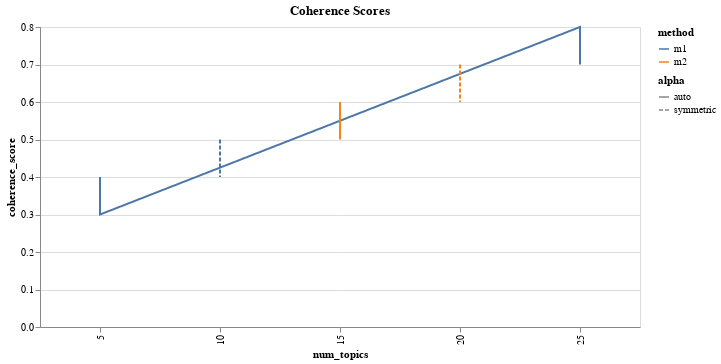

Notebook source saved alongside this figure:
### Code cell
import pandas as pd
import altair as alt

# Sample dataframe
df = pd.DataFrame({
    'num_topics': [5, 10, 15, 20, 25],
    'coherence_scores_umass': [0.4, 0.5, 0.6, 0.7, 0.8],
    'coherence_scores_cv': [0.3, 0.4, 0.5, 0.6, 0.7],
    'method': ['m1', 'm1', 'm2', 'm2', 'm1'],
    'alpha': ['auto', 'symmetric', 'auto', 'symmetric', 'auto'],
    'eta': ['auto', 'auto', 'symmetric', 'symmetric', 'auto']
})

# Melt the dataframe for easier plotting
df_melted = df.melt(id_vars=['num_topics', 'method', 'alpha', 'eta'], 
                    value_vars=['coherence_scores_umass', 'coherence_scores_cv'], 
                    var_name='coherence_metric', value_name='coherence_score')

# Create Altair plot
line = alt.Chart(df_melted).mark_line().encode(
    x='num_topics:O',
    y='coherence_score:Q',
    color='method:N',
    strokeDash='alpha:N',
    detail='eta:N'
).properties(
    width=600,
    height=300,
    title='Coherence Scores'
)

line

### Figure 1 — Vega-Lite specification as saved in the notebook (floating-point values rounded to 4 significant figures)
{"config": {"view": {"continuousWidth": 300, "continuousHeight": 300}}, "data": {"name": "data-3b125805bb31883908e316ccaeebe735"}, "mark": {"type": "line"}, "encoding": {"color": {"field": "method", "type": "nominal"}, "detail": {"field": "eta", "type": "nominal"}, "strokeDash": {"field": "alpha", "type": "nominal"}, "x": {"field": "num_topics", "type": "ordinal"}, "y": {"field": "coherence_score", "type": "quantitative"}}, "height": 300, "title": "Coherence Scores", "width": 600, "$schema": "https://vega.github.io/schema/vega-lite/v5.8.0.json", "datasets": {"data-3b125805bb31883908e316ccaeebe735": [{"num_topics": 5, "method": "m1", "alpha": "auto", "eta": "auto", "coherence_metric": "coherence_scores_umass", "coherence_score": 0.4}, {"num_topics": 10, "method": "m1", "alpha": "symmetric", "eta": "auto", "coherence_metric": "coherence_scores_umass", "coherence_score": 0.5}, {"num_topics": 15, "method": "m2", "alpha": "auto", "eta": "symmetric", "coherence_metric": "coherence_scores_umass", "coherence_score": 0.6}, {"num_topics": 20, "method": "m2", "alpha": "symmetric", "eta": "symmetric", "coherence_metric": "coherence_scores_umass", "coherence_score": 0.7}, {"num_topics": 25, "method": "m1", "alpha": "auto", "eta": "auto", "coherence_metric": "coherence_scores_umass", "coherence_score": 0.8}, {"num_topics": 5, "method": "m1", "alpha": "auto", "eta": "auto", "coherence_metric": "coherence_scores_cv", "coherence_score": 0.3}, {"num_topics": 10, "method": "m1", "alpha": "symmetric", "eta": "auto", "coherence_metric": "coherence_scores_cv", "coherence_score": 0.4}, {"num_topics": 15, "method": "m2", "alpha": "auto", "eta": "symmetric", "coherence_metric": "coherence_scores_cv", "coherence_score": 0.5}, {"num_topics": 20, "method": "m2", "alpha": "symmetric", "eta": "symmetric", "coherence_metric": "coherence_scores_cv", "coherence_score": 0.6}, {"num_topics": 25, "method": "m1", "alpha": "auto", "eta": "auto", "coherence_metric": "coherence_scores_cv", "coherence_score": 0.7}]}}
